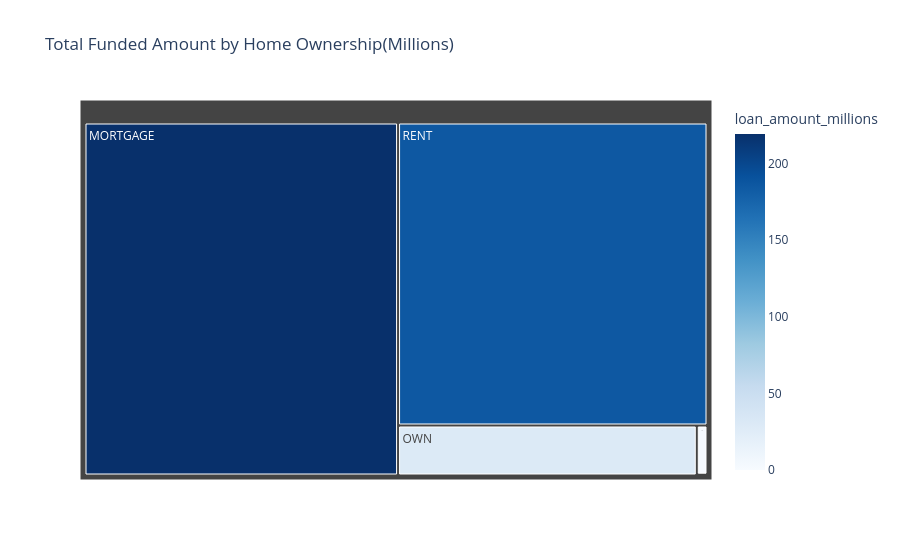

The code cell stored with this chart in its notebook:
### Markdown cell above
### Home ownership by Total Funded amount

### Code cell
home_funding = df.groupby('home_ownership')['loan_amount'].sum().reset_index()
home_funding['loan_amount_millions'] = home_funding['loan_amount']/1_000_000

fig = px.treemap(
    home_funding,
    path=['home_ownership'],
    values='loan_amount_millions',
    color='loan_amount_millions',
    color_continuous_scale='Blues',
    title='Total Funded Amount by Home Ownership(Millions)',
)
fig.show()

### Figure 1 — Plotly figure (JSON) as saved in the notebook; plotly's stock layout.template omitted (floating-point values rounded to 4 significant figures)
{"data": [{"branchvalues": "total", "customdata": [[219.3], [0.0168], [1.045], [29.6], [185.8]], "domain": {"x": [0, 1], "y": [0, 1]}, "hovertemplate": "labels=%{label}<br>loan_amount_millions_sum=%{value}<br>parent=%{parent}<br>id=%{id}<br>loan_amount_millions=%{color}<extra></extra>", "ids": ["MORTGAGE", "NONE", "OTHER", "OWN", "RENT"], "labels": ["MORTGAGE", "NONE", "OTHER", "OWN", "RENT"], "marker": {"coloraxis": "coloraxis", "colors": [219.3, 0.0168, 1.045, 29.6, 185.8]}, "name": "", "parents": ["", "", "", "", ""], "type": "treemap", "values": [219.3, 0.0168, 1.045, 29.6, 185.8]}], "layout": {"coloraxis": {"colorbar": {"title": {"text": "loan_amount_millions"}}, "colorscale": [[0, "rgb(247,251,255)"], [0.125, "rgb(222,235,247)"], [0.25, "rgb(198,219,239)"], [0.375, "rgb(158,202,225)"], [0.5, "rgb(107,174,214)"], [0.625, "rgb(66,146,198)"], [0.75, "rgb(33,113,181)"], [0.875, "rgb(8,81,156)"], [1, "rgb(8,48,107)"]]}, "legend": {"tracegroupgap": 0}, "title": {"text": "Total Funded Amount by Home Ownership(Millions)"}}}
